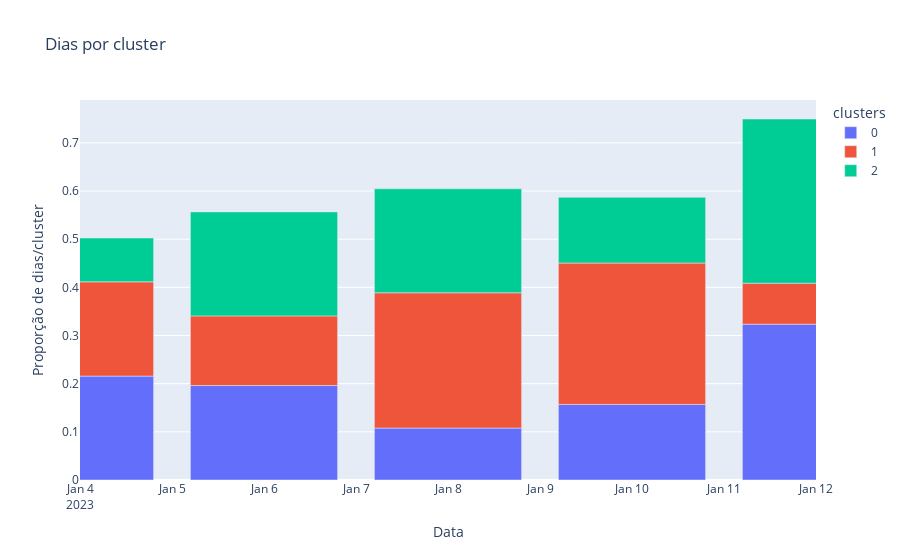

Notebook source saved alongside this figure:
### Markdown cell above
#### Proporção da quantidade de dias por cluster
Esse gráfico em barras nos ajuda a analisar quais clusters possuem mais quantidade de dias do TimeStamp definido.

### Code cell
fig_days_per_cluster = data_visualization.plot_days_per_cluster(new_filtered_df)
fig_days_per_cluster.show()

### Figure 1 — Plotly figure (JSON) as saved in the notebook; plotly's stock layout.template omitted (floating-point values rounded to 4 significant figures)
{"data": [{"alignmentgroup": "True", "hovertemplate": "clusters=0<br>date=%{x}<br>proportion=%{y}<extra></extra>", "legendgroup": "0", "marker": {"color": "#636efa", "pattern": {"shape": ""}}, "name": "0", "offsetgroup": "0", "orientation": "v", "showlegend": true, "textposition": "auto", "type": "bar", "x": ["2023-01-04", "2023-01-06", "2023-01-08", "2023-01-10", "2023-01-12"], "xaxis": "x", "y": [0.2157, 0.1961, 0.1078, 0.1569, 0.3235], "yaxis": "y"}, {"alignmentgroup": "True", "hovertemplate": "clusters=1<br>date=%{x}<br>proportion=%{y}<extra></extra>", "legendgroup": "1", "marker": {"color": "#EF553B", "pattern": {"shape": ""}}, "name": "1", "offsetgroup": "1", "orientation": "v", "showlegend": true, "textposition": "auto", "type": "bar", "x": ["2023-01-04", "2023-01-06", "2023-01-08", "2023-01-10", "2023-01-12"], "xaxis": "x", "y": [0.1957, 0.1447, 0.2809, 0.2936, 0.08511], "yaxis": "y"}, {"alignmentgroup": "True", "hovertemplate": "clusters=2<br>date=%{x}<br>proportion=%{y}<extra></extra>", "legendgroup": "2", "marker": {"color": "#00cc96", "pattern": {"shape": ""}}, "name": "2", "offsetgroup": "2", "orientation": "v", "showlegend": true, "textposition": "auto", "type": "bar", "x": ["2023-01-04", "2023-01-06", "2023-01-08", "2023-01-10", "2023-01-12"], "xaxis": "x", "y": [0.09091, 0.2159, 0.2159, 0.1364, 0.3409], "yaxis": "y"}], "layout": {"barmode": "relative", "legend": {"title": {"text": "clusters"}, "tracegroupgap": 0}, "title": {"text": "Dias por cluster"}, "xaxis": {"anchor": "y", "domain": [0, 1], "range": ["2023-01-04", "2023-01-12"], "title": {"text": "Data"}}, "yaxis": {"anchor": "x", "domain": [0, 1], "title": {"text": "Proporção de dias/cluster"}}}}
